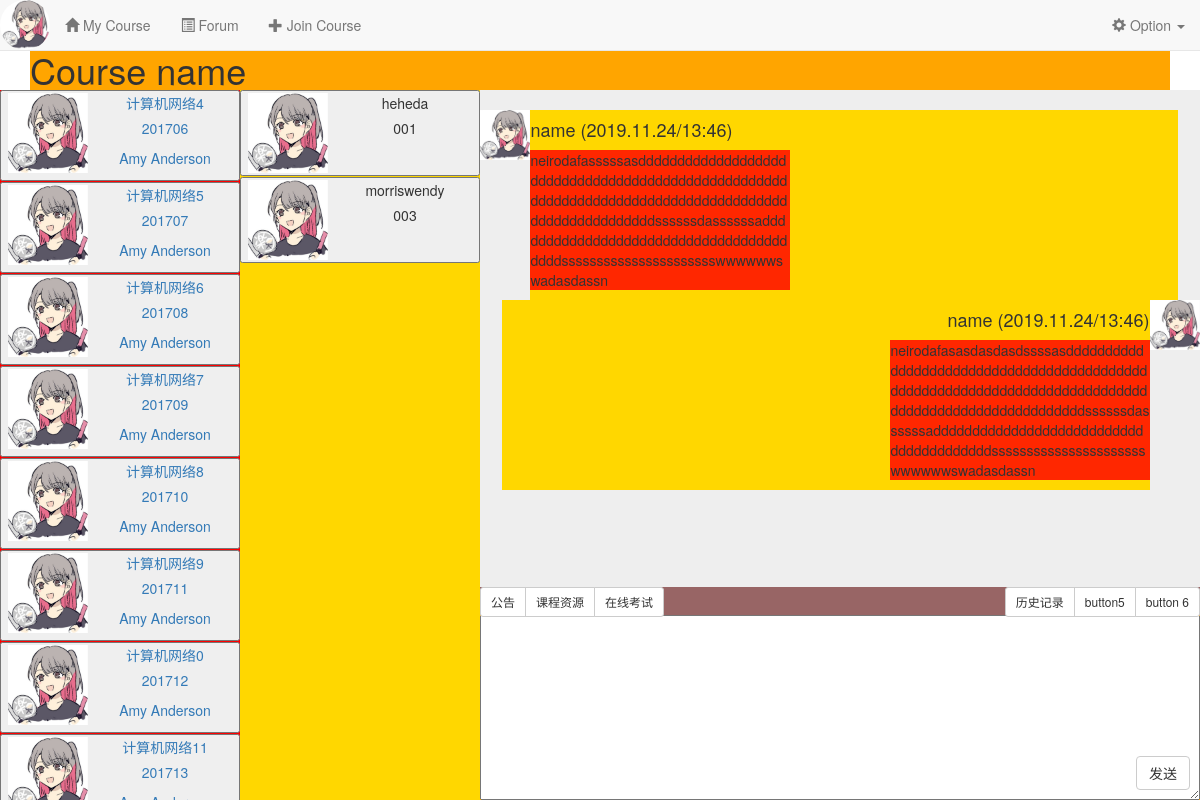
/course/chatroom/201706 (signed in), run on the app's committed database.
### app/models.py (models this page shows, shortened)
class Course(db.Model):
    __tablename__ = 'courses'
    course_id = db.Column(db.String, primary_key=True) #课程id
    name = db.Column(db.String) #课程名
    teacher_id = db.Column(db.Integer, db.ForeignKey('teachers.teacher_id')) #该课程对应的老师
    since = db.Column(db.DateTime, default=datetime.utcnow) #开课时间
    about_course = db.Column(db.Text) #课程介绍
    college = db.Column(db.String) #课程所属学院
    students = db.relationship('StudentCourse',
                               foreign_keys=[StudentCourse.course_id],
                               backref=db.backref('course', lazy='joined'),
                               lazy='dynamic',
                               cascade='all, delete-orphan'
                               )

class User(UserMixin, db.Model):
    __tablename__ = 'users'
    id = db.Column(db.Integer, primary_key=True)
    name = db.Column(db.String(64)) #真实姓名(不同于用户名)
    location = db.Column(db.String(64)) #位置
    about_me = db.Column(db.Text()) #个人介绍
    member_since = db.Column(db.DateTime(), default=datetime.utcnow)    #注册时间
    last_seen = db.Column(db.DateTime(), default=datetime.utcnow)   #最后一次访问的时间
    email = db.Column(db.String(64), unique=True, index=True)   #电子邮箱
    nickname = db.Column(db.String(64))    #昵称
    role_id = db.Column(db.Integer, db.ForeignKey('roles.id'))  #角色id
    password_hash = db.Column(db.String(128))   #密码hash
    confirmed = db.Column(db.Boolean, default=False)    #是否已经确认账户
    headicon_url = db.Column(db.String(64)) #头像图标的url
    student = db.relationship('Student', backref='user', uselist=False) #通过Student的user字段拿到用户信息
    teacher = db.relationship('Teacher', backref='user', uselist=False) #通过Teacher的user字段拿到用户信息
    posts = db.relationship('Post', backref='author', lazy='dynamic') #该用户发布的动态
    followed = db.relationship('Follow',
                               foreign_keys=[Follow.follower_id],
                               backref=db.backref('follower', lazy='joined'),
                               lazy='dynamic',
                               cascade='all, delete-orphan')
    followers = db.relationship('Follow',
                               foreign_keys=[Follow.followed_id],
                               backref=db.backref('followed', lazy='joined'),
                               lazy='dynamic',
                               cascade='all, delete-orphan')
    comments = db.relationship('Comment', backref='author', lazy='dynamic') #该用户发表的评论
    @property
    def password(self):
        raise AttributeError('Password is not a readable attribute!')
    @login_manager.user_loader
    def load_user(user_id):
        return User.query.get(int(user_id))
    def ping(self):
        self.last_seen = datetime.utcnow()
        db.session.add(self)
        db.session.commit()

class StudentCourse(db.Model):
    __tablename__ = 'studentcourses'
    student_id = db.Column(db.String, db.ForeignKey('students.student_id'), primary_key=True)
    course_id = db.Column(db.String, db.ForeignKey('courses.course_id'), primary_key=True)

class Student(db.Model):
    __tablename__ = 'students'
    user_id = db.Column(db.Integer, db.ForeignKey('users.id'), primary_key=True) #用户id
    student_id = db.Column(db.String, unique=True, index=True) #学号
    college = db.Column(db.String) #学生所在学院
    major = db.Column(db.String) #学生专业
    grade = db.Column(db.String) #学生年级
    courses = db.relationship('StudentCourse',
                               foreign_keys=[StudentCourse.student_id],
                               backref=db.backref('student', lazy='joined'),
                               lazy='dynamic',
                               cascade='all, delete-orphan')

### app/course/views.py (the view)
@course.route('/chatroom/<int:course_id>')
@login_required
def chatroom(course_id):
    courses = StudentCourse.query.filter_by(student_id=current_user.student.student_id).all()
    course = Course.query.filter_by(course_id=course_id).first()
    return render_template('course/chatroom.html', courses=[c.course for c in courses], course=course)

### app/auth/views.py (called while the page is built)
@auth.before_app_request
def before_request():
    if current_user.is_authenticated:
        current_user.ping()
        if not current_user.confirmed \
                and request.endpoint \
                and request.blueprint != 'auth' \
                and request.endpoint != 'static':
            return redirect(url_for('auth.unconfirmed'))

### app/main/__init__.py (called while the page is built)
@main.app_context_processor
def inject_permissions():
    return dict(Permission=Permission)

### app/templates/course/chatroom.html (shortened to what this page needs)
{% extends "/base.html" %}
{% block page_content %}
    <div id="container" style="height:100%;padding-top:30px;">
        <div id="header" style="height:40px;background-color:#FFA500;">
            <h1 style="margin-bottom:0;">Course name</h1>
        </div>
        <div style="width: 100%; position: absolute; top:90px ; left: 0 ; bottom: 0; ">
            <div id="classes_menu" style="overflow-y:auto;background-color:#ff0000;height:100%;width:20%;float:left;">
                {% for course in courses %}
                <a href="{{ url_for('course.chatroom', course_id=course.course_id) }}">
                    <button>
                        <div class="media-left">
                            <img src="{{ url_for('static', filename='img/suki.jpg') }}" class="media-object" style="width:80px">
                        </div>
                        <div class="media-body">
                            <p class="media-heading">{{ course.name }}</p>
                            <p>{{ course.course_id }}</p>
                            <p>{{ course.teacher.user.name }}</p>
                        </div>
                    </button>
                </a>
                {% endfor %}
            </div>
            <div id="users_menu" style="overflow-y:auto;background-color:#FFD700;height:100%;width:20%;float:left;">
                {% for student in course.students %}
                <button>
                    <div class="media-left">
                        <img src="{{ url_for('static', filename='img/suki.jpg') }}" class="media-object" style="width:80px">
                    </div>
                    <div class="media-body">
                        <p class="media-heading">{{ student.student.user.nickname }}</p>
                        <p>{{ student.student.student_id }}</p>
                    </div>
                </button>
                {% endfor %}
            </div>
            <div id="content" style="overflow-y:auto;background-color:#EEEEEE;height:70%;width:60%;float:left;">
                <br />
                <div style="width:100%">
                    <div style="width:7%;float:left;background-color:#ff0000">
                        <a href="#"><img src="{{ url_for('static', filename='img/suki.jpg') }}" style="width:100%"></a>
                    </div>
                    <div style="float:left;width:90%;background-color:#FFD700">
                        <h4>name (2019.11.24/13:46)</h4>
                        <p style="width:40%; word-wrap:break-word;background-color:#FF2700">neirodafasssssasdddddddddddddddddddddddddddddddddddddddddddddddddddddddddddddddddddddddddddddddddddddddddddddddddddddssssssdassssssaddddddddddddddddddddddddddddddddddddddddsssssssssssssssssssssswwwwwwswadasdassn</p>
                    </div>
                </div>
                <br />
                <div style="width:100%">
                    <div style="width:7%;float:right;background-color:#ff0000">
                        <a href="#"><img src="{{ url_for('static', filename='img/suki.jpg') }}" style="width:100%"></a>
                    </div>
                    <div style="float:right;width:90%;background-color:#FFD700">
                        <h4 style="padding-left:50%;float:right">name (2019.11.24/13:46)</h4>
                        <p style="float:right;width:40%; word-wrap:break-word;background-color:#FF2700">neirodafasasdasdasdssssasdddddddddddddddddddddddddddddddddddddddddddddddddddddddddddddddddddddddddddddddddddddddddddddddddddddssssssdassssssaddddddddddddddddddddddddddddddddddddddddsssssssssssssssssssssswwwwwwswadasdassn</p>
                    </div>
                </div>
            </div>
            <div id="footer" style="background-color:#986565;height:4%;width:60%;float:left;">
                <div class="btn-group btn-group-sm">
                    <button type="button" class="btn btn-default" style="height:50%;">公告</button>
                    <button type="button" class="btn btn-default">课程资源</button>
                    <button type="button" class="btn btn-default">在线考试</button>
                </div>
                <div class="btn-group btn-group-sm " style="float:right;">
                    <button type="button" class="btn btn-default">历史记录</button>
                    <button type="button" class="btn btn-default"> button5</button>
                    <button type="button" class="btn btn-default">button 6</button>
                </div>
            </div>
            <div id="footer" style="background-color:#FFA500;height:26%;width:60%;float:left;">
                <textarea style="height:100%;width:100%;padding-top:20px"></textarea>
                <button type="button" class="btn btn-default" style="position: fixed;bottom: 10px;right:10px">发送</button>
            </div>
        </div>
    </div>
{% endblock %}

### data on the page
Course: name "计算机网络4", course_id "201706", teacher.user.name "Amy Anderson"
Course: name "计算机网络5", course_id "201707", teacher.user.name "Amy Anderson"
Course: name "计算机网络6", course_id "201708", teacher.user.name "Amy Anderson"
Course: name "计算机网络7", course_id "201709", teacher.user.name "Amy Anderson"
Course: name "计算机网络8", course_id "201710", teacher.user.name "Amy Anderson"
Course: name "计算机网络9", course_id "201711", teacher.user.name "Amy Anderson"
Course: name "计算机网络0", course_id "201712", teacher.user.name "Amy Anderson"
Course: name "计算机网络11", course_id "201713"
StudentCourse: student.user.nickname "heheda", student.student_id "001"
StudentCourse: student.user.nickname "morriswendy", student.student_id "003"
